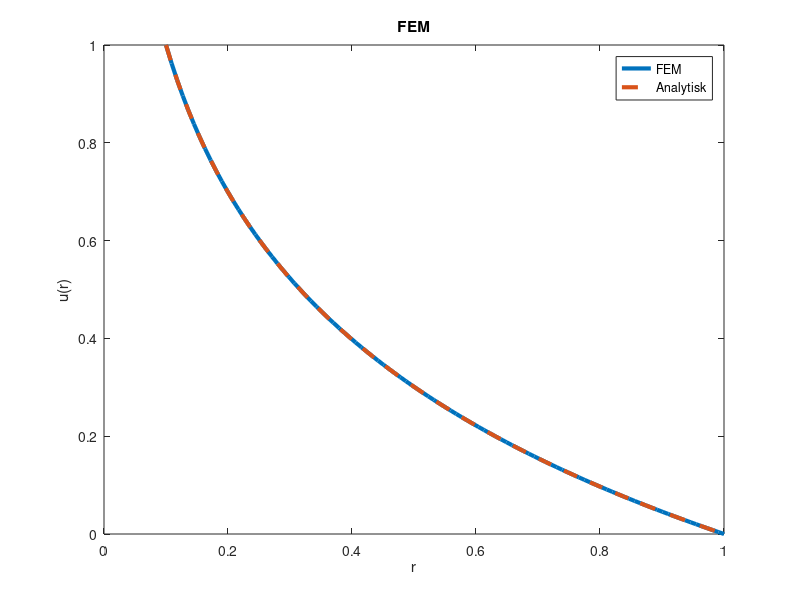

MATLAB code to generate this figure:

epsilon = 0.1;
N = 100;
h = (1 - epsilon)/N;

x = linspace(epsilon,1,N+1)';

D  = zeros(N-1,1);   
D1 = zeros(N-2,1);    

for i = 1:N-1
    D(i) = 1/(2*h^2)*(x(i+2)^2-x(i)^2);
end 

for i = 1:N-2
    D1(i) = -(x(i+2)^2 - x(i+1)^2)/(2*h^2);
end

A = diag(D) + diag(D1,1) + diag(D1,-1);


L = zeros(N-1,1);

L(1) = (x(2)^2 - x(1)^2)/(2*h^2);  % u0=1

u_inre = A \ L;


u = [1; u_inre; 0];


figure
plot(x,u,'LineWidth',3)
xlabel('r')
ylabel('u(r)')
title('FEM')



u_exact = @(r) log(r)/log(epsilon);
hold on
plot(x,u_exact(x),'--','LineWidth',3)
legend('FEM','Analytisk')
